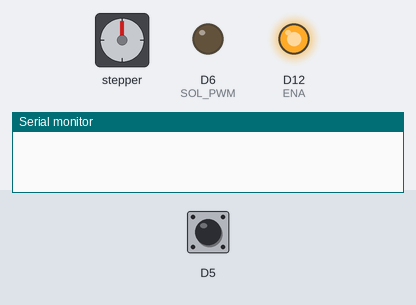
The program below on a simulated Adafruit Feather M0. Parts: stepper motor, output pins drawn as LEDs (lit = HIGH), the last lines printed to the serial monitor. Dashed ring = blinking. The test bench sets the inputs (shaded band); at power-on: D5 HIGH. Stepper angles assume 400 steps per turn.

Above: at 1.2 s.
1.3 s: D5 pulled LOW for 0.15 s
At 2.45 s:
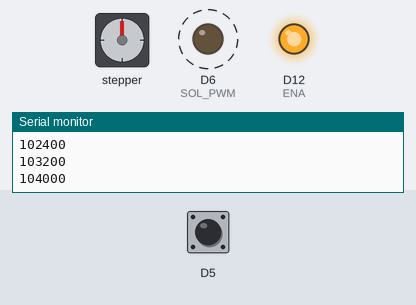
Timing chart, 0 to 10.4 s (numbered marks = the images above; inputs shaded):
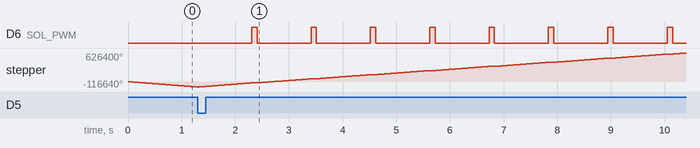

Measured:
- after the input at 1.3 s, D6 (SOL_PWM): alternates HIGH for 0.10 s and LOW for 1.0 s, starting after 1.0 s

The program:

main.cpp
```cpp
#include <Arduino.h>
#include <Stepper.h>

#define SOL_PWM 6
#define PUL 10
#define DIR 11
#define ENA 12

#define FORWARD_SPEED 800
#define REVERSE_SPEED -800

#define ENDPOINT 1792000
Stepper myStepper(400,PUL, DIR);

  int POSITION = 0;
  int stepCount = 0;
  bool PULSE = false;


void setup() {

  Serial.begin(9600);
  pinMode(5, INPUT_PULLUP);
  pinMode(SOL_PWM, OUTPUT);
  pinMode(ENA, OUTPUT);
  digitalWrite(ENA, HIGH);
  myStepper.setSpeed(15000);

  // put your setup code here, to run once:
}

void loop() {

  stepCount = 0;
  POSITION = 0;

  myStepper.step(REVERSE_SPEED);

  if(digitalRead(5) == 0){
    Serial.println("Zero point reached. ");
    Serial.println("Starting Air...");

    POSITION = 0;

    while(1){
      Serial.println(stepCount);
      myStepper.step(FORWARD_SPEED);
      stepCount += FORWARD_SPEED;

      if(stepCount > 50000){
        PULSE = true;
      }

      if(PULSE == true){
        if((stepCount % 50000) == 0){
        digitalWrite(SOL_PWM, HIGH);
        delay(100);
        digitalWrite(SOL_PWM, LOW);
        }
      }
      if(stepCount > ENDPOINT){
        Serial.println("END");
        digitalWrite(SOL_PWM, LOW);
        while(true){}
      }
    }


  }

}
```
